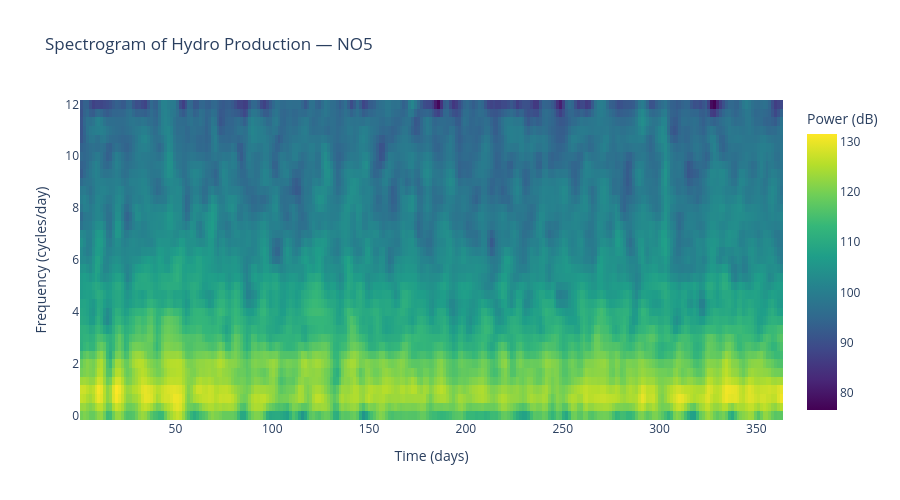

Here is the notebook cell this chart was saved with:
### Code cell
production_spectrogram(df_elhub, "NO5", "hydro", window_days=3, overlap_days=1.5)

### Figure 1 — Plotly figure (JSON) as saved in the notebook; plotly's stock layout.template omitted (floating-point values rounded to 4 significant figures; data arrays with more than 128 entries replaced by an {"elided": "..."} marker saying what was removed)
{"data": [{"colorbar": {"title": {"text": "Power (dB)"}}, "colorscale": [[0, "#440154"], [0.1111, "#482878"], [0.2222, "#3e4989"], [0.3333, "#31688e"], [0.4444, "#26828e"], [0.5556, "#1f9e89"], [0.6667, "#35b779"], [0.7778, "#6ece58"], [0.8889, "#b5de2b"], [1, "#fde725"]], "hovertemplate": "Time: %{x:.1f} days<br>Freq: %{y:.3f} cycles/day<br>Power: %{z:.2f} dB<extra></extra>", "type": "heatmap", "x": {"elided": "242 float values"}, "y": [0.0, 0.3333, 0.6667, 1.0, 1.333, 1.667, 2.0, 2.333, 2.667, 3.0, 3.333, 3.667, 4.0, 4.333, 4.667, 5.0, 5.333, 5.667, 6.0, 6.333, 6.667, 7.0, 7.333, 7.667, 8.0, 8.333, 8.667, 9.0, 9.333, 9.667, 10.0, 10.33, 10.67, 11.0, 11.33, 11.67, 12.0], "z": {"elided": "37x242 float values"}}], "layout": {"height": 500, "title": {"text": "Spectrogram of Hydro Production — NO5"}, "xaxis": {"title": {"text": "Time (days)"}}, "yaxis": {"title": {"text": "Frequency (cycles/day)"}}}}
